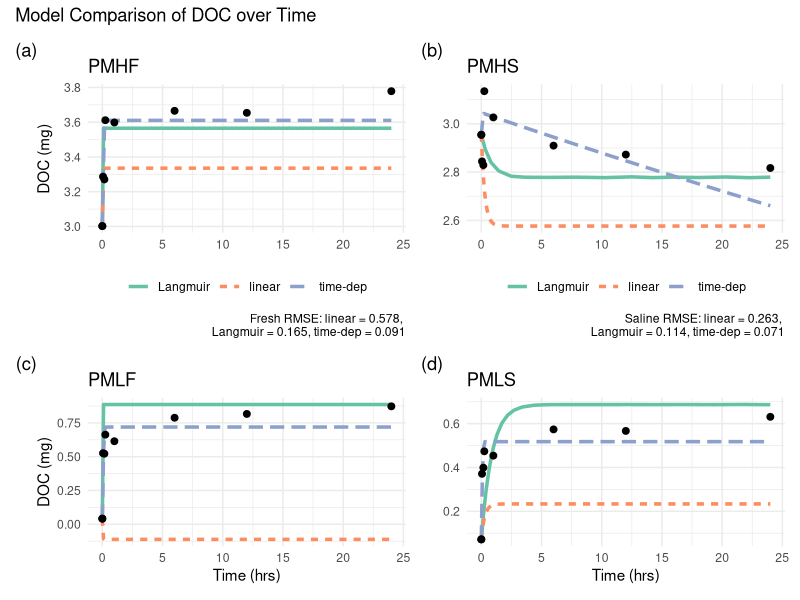
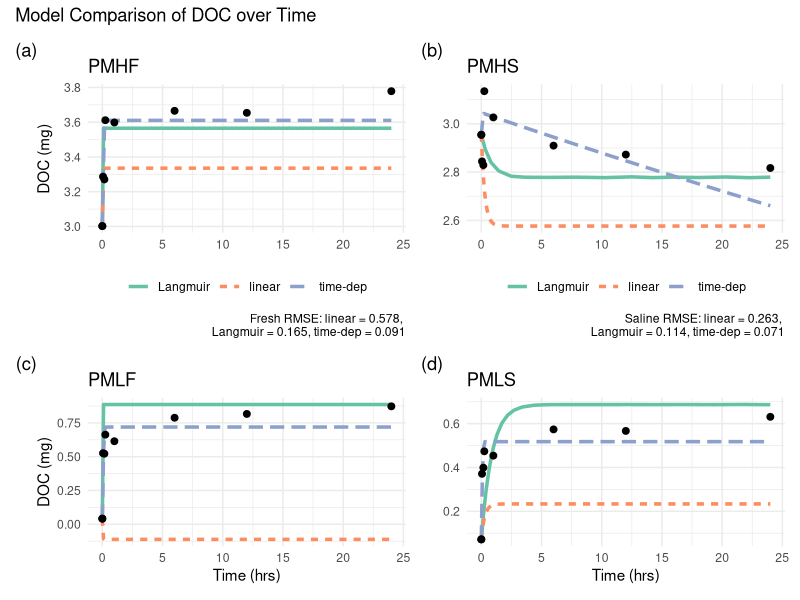
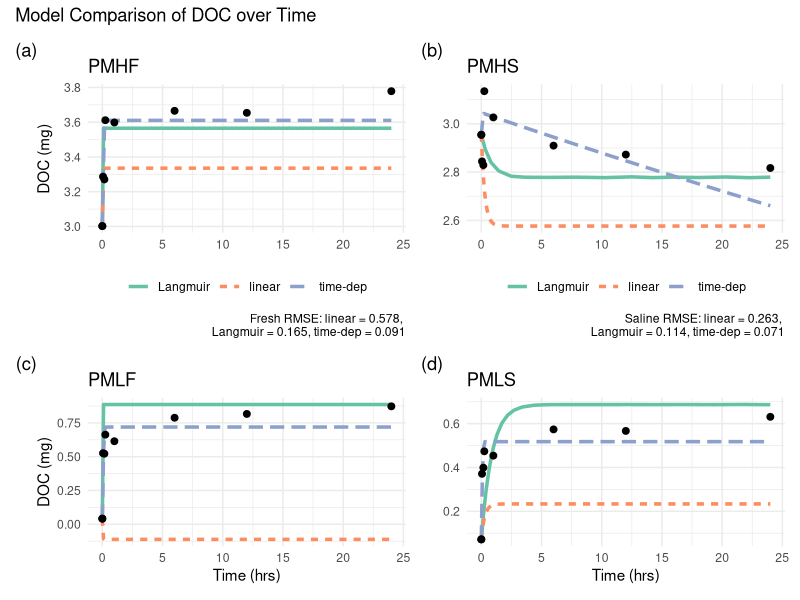
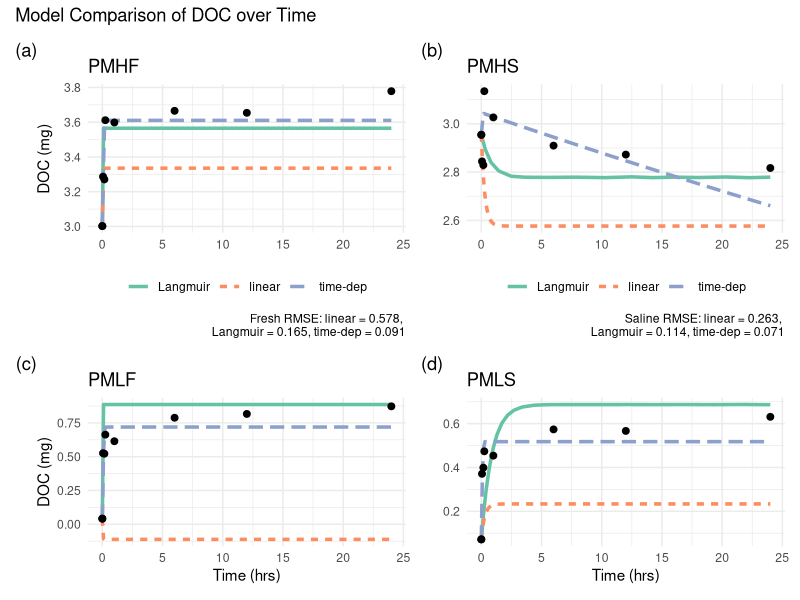
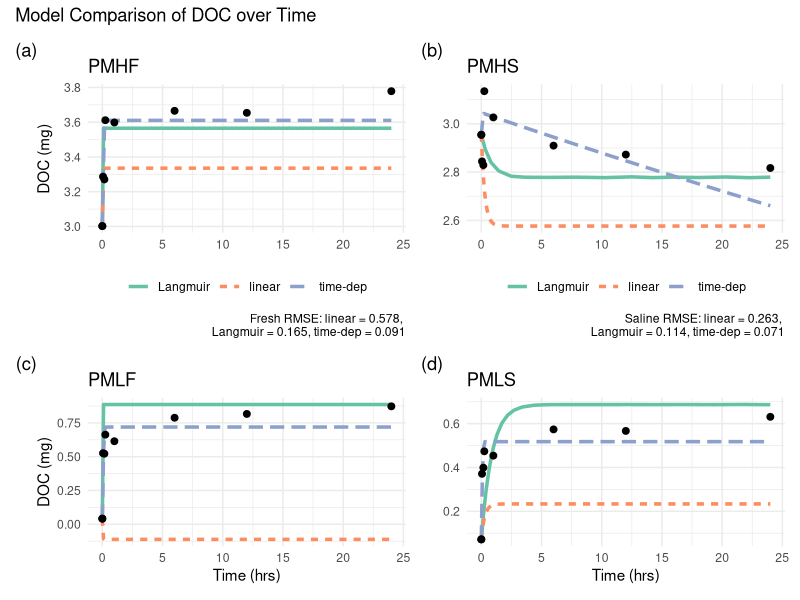
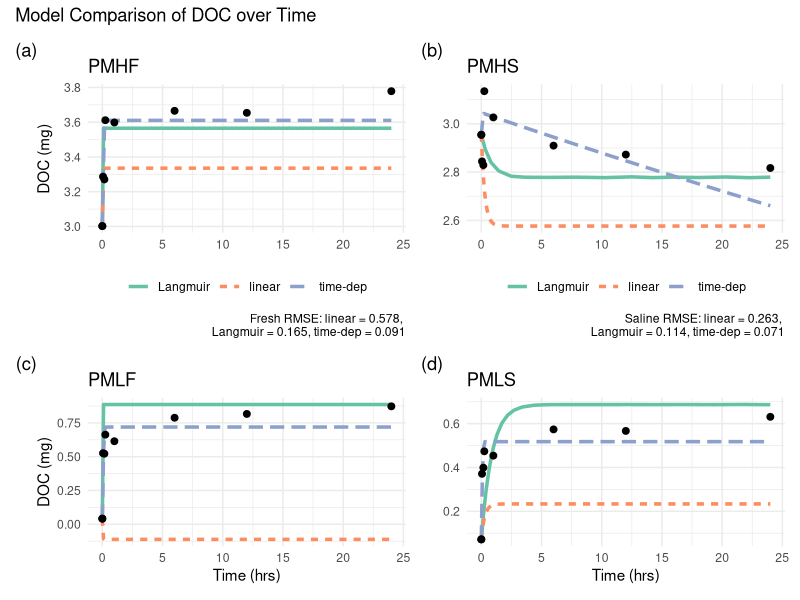
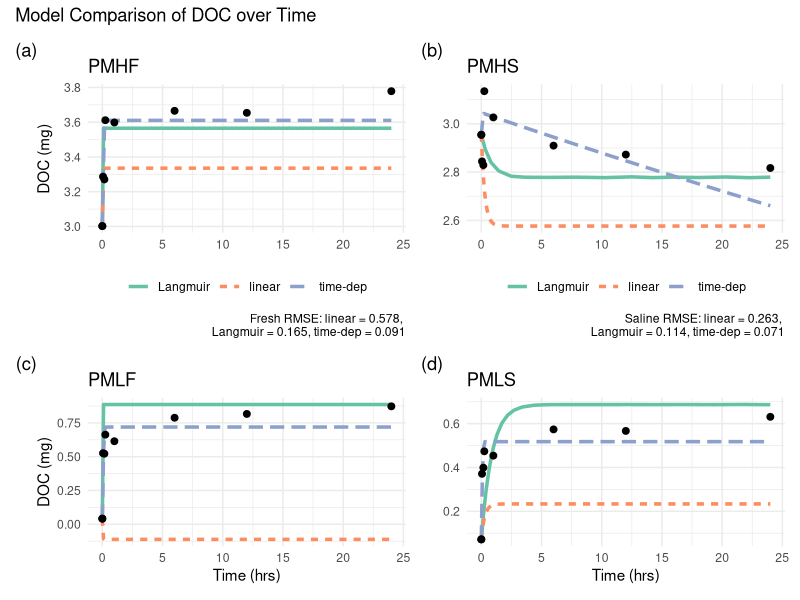
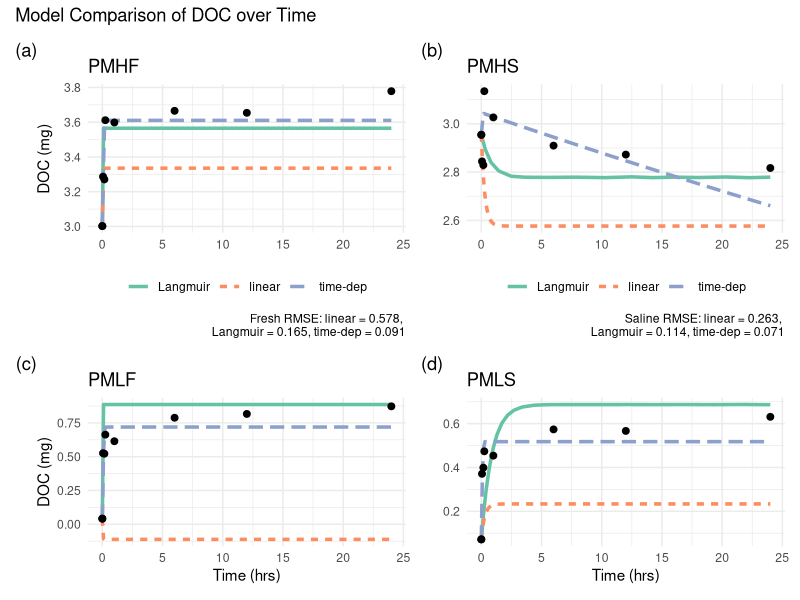

These figures' R source, in order:
## ---- chunk 1
knitr::opts_chunk$set(echo = TRUE)
## ---- chunk 2
library(ggplot2)
library(plyr)
library(dplyr)
library(tidyr)
library(patchwork)
## ---- chunk 3
#read in data
simp_mod <- read.csv("Linear_Comp_input.csv")
sat_mod <- read.csv("Langmuir_Comp_input.csv")
td_mod <- read.csv("TDep_Comp_input.csv")
td_mod <- td_mod[1:7712,]

time_pts <- c(0.05, 0.22, 0.30, 1.05, 6.05, 12.05, 24.05)

y0df <- read.csv("ModComp_y0_input.csv")
zero <- rep(0, 32) #creates a vector of zeros 32 spaces long
t0dat <- y0df[,1:2] #takes columns 1-2 of y0df and makes new dataframe
t0dat["time"] <- zero #adds the vector of zeros to a new column named "time"
t0dat <- t0dat[ , c(1, 3, 2)] #puts the time column first

obs <- obs <- read.csv("DOC0_Obs.csv")
obs2 <- obs %>% separate(site, c("exp", "timepoint"), 4)

stats <- read.csv("RMSE_Comp_input.csv")

site_names <- read.csv("SiteNames_Comp_input.csv")

## ---- chunk 4
#organize data

#Run 4 at a time to go with the graphs in the section below

#modelcomp <- lapply(1:nrow(site_names), function(x){ 
modelcomp <- lapply(c(29:32), function(x){   
  site <- as.character(site_names$Sample[x])
 #site <- "WILS"
  print(site)

  simp <- simp_mod %>% filter(X == site)
  sat <- sat_mod %>% filter(X == site)
  td <- td_mod %>% filter(X == site)
  
  graphdat <- rbind(sat, simp, td)

  dat <- obs2 %>% filter(exp == site)

  dat2 <- dat %>% select(time, DOC) #take out the specifically named columns
    t0 <- t0dat %>% filter(X == site)
    t02 <- t0 %>% select(time, DOC)
  dat3 <- rbind(t02,dat2) #adds the y0 values from that scenario as the true t0 values
  
  statlabel <- stats %>% filter(X == site)
  
  RMSE_simp <- round(statlabel[,2], digits = 3)
  RMSE_sat <- round(statlabel[,3], digits = 3)
  RMSE_td <- round(statlabel[,5], digits = 3)

  # MEF_simp <- round(statlabel_simp[,4], digits = 3)
  # MEF_td <- round(statlabel_td[,4], digits = 3)
  # MEF_sat <- round(statlabel_sat[,4], digits = 3)
  # 
  # simp2 <- simp %>% separate(X, c("place", "exp"), 2)
  # simp3 <- simp2 %>% separate(exp, c("doc", "sal"), 1)
  # doclevel <- simp3$doc[1] 

  # if (doclevel == "H") {
  # ylabel <- max(dat3$DOC) - 0.5
  # } else if (doclevel == "L") {
  # ylabel <- min(dat3$DOC) + 0.1
  # }
   
  #ylabel <- mean(dat3$DOC)
  #st <- paste0("RMSE: lin = ",RMSE_simp, ", lang = ",RMSE_sat, ", td = ",RMSE_td)
  Fst <- paste0("Fresh RMSE: linear = ",RMSE_simp, ", \nLangmuir = ",RMSE_sat, ", time-dep = ",RMSE_td)
  Sst <- paste0("Saline RMSE: linear = ",RMSE_simp, ", \nLangmuir = ",RMSE_sat, ", time-dep = ",RMSE_td)
  
  # mc <- ggplot(graphdat) +
  #   geom_line(aes(time, DOC, color = type, linetype = type), size = 1.2) +
  #   geom_point(data = dat3, aes(time, DOC), size = 2) +
  #   theme_minimal() +
  #   scale_color_brewer(palette = "Set2") +
  #   labs(x = "Time (hrs)", y = "Solution DOC (mg)", title = "Model Comparison", subtitle = site, color = "Model", linetype = "Model") +
  #   annotate("text",x = 12, y = ylabel, label = st)
  # plot(mc)
  #   
  # ggsave(filename=paste(site,"modelcomp_redfinal",".png",sep=""))
  # ggsave(filename=paste(site,"modelcomp_redfinal",".tiff",sep=""))
  
  if (site == "JBHF" || site == "TAHF" || site == "WCHF" || site == "WIHF" || site == "WMHF" || site == "PCHF" || site == "PIHF" || site == "PMHF") {

  comp1 <- ggplot(graphdat) +
  geom_line(aes(time, DOC, color = type, linetype = type), size = 1.2) +
    geom_point(data = dat3, aes(time, DOC), size = 2) +
    theme_minimal() +
    scale_color_brewer(palette = "Set2") +
    labs(x = NULL, y = "DOC (mg)", title = site, tag = "(a)", caption = Fst) +
    theme(legend.position = "bottom",
          legend.title = element_blank())
  assign("comp1",comp1,envir = .GlobalEnv)
  
} else if (site == "JBHS" || site == "TAHS" || site == "WCHS" || site == "WIHS" || site == "WMHS" || site == "PCHS" || site == "PIHS" || site == "PMHS") {

  comp2 <- ggplot(graphdat) +
  geom_line(aes(time, DOC, color = type, linetype = type), size = 1.2) +
    geom_point(data = dat3, aes(time, DOC), size = 2) +
    theme_minimal() +
    scale_color_brewer(palette = "Set2") +
    labs(x = NULL, y = NULL, title = site, tag = "(b)", caption = Sst) +
    theme(legend.position = "bottom",
          legend.title = element_blank())
  assign("comp2",comp2,envir = .GlobalEnv)
  
} else if (site == "JBLF" || site == "TALF" || site == "WCLF" || site == "WILF" || site == "WMLF" || site == "PCLF" || site == "PILF" || site == "PMLF") {
  ylabel <- min(dat3$DOC) + 0.1
  
  comp3 <- ggplot(graphdat) +
  geom_line(aes(time, DOC, color = type, linetype = type), size = 1.2) +
    geom_point(data = dat3, aes(time, DOC), size = 2) +
    theme_minimal() +
    scale_color_brewer(palette = "Set2") +
    labs(x = "Time (hrs)", y = "DOC (mg)", title = site, tag = "(c)") +
    theme(legend.position = "none")
  assign("comp3",comp3,envir = .GlobalEnv)
  
} else if (site == "JBLS" || site == "TALS" || site == "WCLS" || site == "WILS" || site == "WMLS" || site == "PCLS" || site == "PILS" || site == "PMLS") {
  ylabel <- min(dat3$DOC) + 0.1
  
  comp4 <- ggplot(graphdat) +
  geom_line(aes(time, DOC, color = type, linetype = type), size = 1.2) +
    geom_point(data = dat3, aes(time, DOC), size = 2) +
    theme_minimal() +
    scale_color_brewer(palette = "Set2") +
    labs(x = "Time (hrs)", y = NULL, title = site, tag = "(d)") +
    theme(legend.position = "none")
  assign("comp4",comp4,envir = .GlobalEnv)
}


})
## ---- chunk 5
modcompJB <- ((comp1+comp2) / (comp3+comp4)) + 
  plot_annotation(title = "Model Comparison of DOC over Time") 
ggsave(filename = "JBmodcomp.png", width = 7, height = 7, dpi = 300, units = "in", device='png')
ggsave(filename = "JBmodcomp.tiff", width = 7, height = 7, dpi = 300, units = "in", device='tiff')
plot(modcompJB)

modcompTA <- ((comp1+comp2) / (comp3+comp4)) + 
  plot_annotation(title = "Model Comparison of DOC over Time") 
ggsave(filename = "TAmodcomp.png", width = 7, height = 7, dpi = 300, units = "in", device='png')
ggsave(filename = "TAmodcomp.tiff", width = 7, height = 7, dpi = 300, units = "in", device='tiff')
plot(modcompTA)

modcompWC <- ((comp1+comp2) / (comp3+comp4)) + 
  plot_annotation(title = "Model Comparison of DOC over Time") 
ggsave(filename = "WCmodcomp.png", width = 7, height = 7, dpi = 300, units = "in", device='png')
ggsave(filename = "WCmodcomp.tiff", width = 7, height = 7, dpi = 300, units = "in", device='tiff')
plot(modcompWC)

modcompWI <- ((comp1+comp2) / (comp3+comp4)) + 
  plot_annotation(title = "Model Comparison of DOC over Time") 
ggsave(filename = "WImodcomp.png", width = 7, height = 7, dpi = 300, units = "in", device='png')
ggsave(filename = "WImodcomp.tiff", width = 7, height = 7, dpi = 300, units = "in", device='tiff')
plot(modcompWI)

modcompWM <- ((comp1+comp2) / (comp3+comp4)) + 
  plot_annotation(title = "Model Comparison of DOC over Time") 
ggsave(filename = "WMmodcomp.png", width = 7, height = 7, dpi = 300, units = "in", device='png')
ggsave(filename = "WMmodcomp.tiff", width = 7, height = 7, dpi = 300, units = "in", device='tiff')
plot(modcompWM)

modcompPC <- ((comp1+comp2) / (comp3+comp4)) + 
  plot_annotation(title = "Model Comparison of DOC over Time") 
ggsave(filename = "PCmodcomp.png", width = 7, height = 7, dpi = 300, units = "in", device='png')
ggsave(filename = "PCmodcomp.tiff", width = 7, height = 7, dpi = 300, units = "in", device='tiff')
plot(modcompPC)

modcompPI <- ((comp1+comp2) / (comp3+comp4)) + 
  plot_annotation(title = "Model Comparison of DOC over Time") 
ggsave(filename = "PImodcomp.png", width = 7, height = 7, dpi = 300, units = "in", device='png')
ggsave(filename = "PImodcomp.tiff", width = 7, height = 7, dpi = 300, units = "in", device='tiff')
plot(modcompPI)

modcompPM <- ((comp1+comp2) / (comp3+comp4)) + 
  plot_annotation(title = "Model Comparison of DOC over Time") 
ggsave(filename = "PMmodcomp.png", width = 7, height = 7, dpi = 300, units = "in", device='png')
ggsave(filename = "PMmodcomp.tiff", width = 7, height = 7, dpi = 300, units = "in", device='tiff')
plot(modcompPM)

## ---- chunk 6
rm(list = ls())  # Clean up
#ctl++ --zoom out
#ctl+- --zoom in

